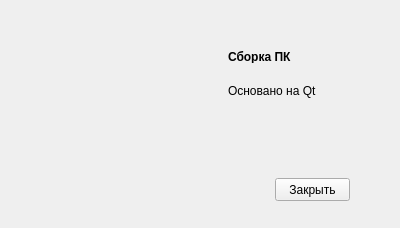
<?xml version="1.0" encoding="UTF-8"?>
<ui version="4.0">
 <class>About</class>
 <widget class="QWidget" name="About">
  <property name="geometry">
   <rect>
    <x>0</x>
    <y>0</y>
    <width>400</width>
    <height>228</height>
   </rect>
  </property>
  <property name="windowTitle">
   <string>О программе Сборка ПК</string>
  </property>
  <widget class="QLabel" name="pictureLabel">
   <property name="geometry">
    <rect>
     <x>50</x>
     <y>50</y>
     <width>128</width>
     <height>128</height>
    </rect>
   </property>
   <property name="text">
    <string/>
   </property>
   <property name="pixmap">
    <pixmap resource="res.qrc">:/Home-Server-icon.png</pixmap>
   </property>
   <property name="scaledContents">
    <bool>true</bool>
   </property>
  </widget>
  <widget class="QLabel" name="titleLabel">
   <property name="geometry">
    <rect>
     <x>228</x>
     <y>50</y>
     <width>100</width>
     <height>13</height>
    </rect>
   </property>
   <property name="font">
    <font>
     <weight>75</weight>
     <bold>true</bold>
    </font>
   </property>
   <property name="text">
    <string>Сборка ПК</string>
   </property>
  </widget>
  <widget class="QLabel" name="descriptionLabel">
   <property name="geometry">
    <rect>
     <x>228</x>
     <y>83</y>
     <width>100</width>
     <height>16</height>
    </rect>
   </property>
   <property name="text">
    <string>Основано на Qt</string>
   </property>
  </widget>
  <widget class="QPushButton" name="closePushButton">
   <property name="geometry">
    <rect>
     <x>275</x>
     <y>178</y>
     <width>75</width>
     <height>23</height>
    </rect>
   </property>
   <property name="text">
    <string>Закрыть</string>
   </property>
  </widget>
 </widget>
 <resources>
  <include location="res.qrc"/>
 </resources>
 <connections/>
</ui>
